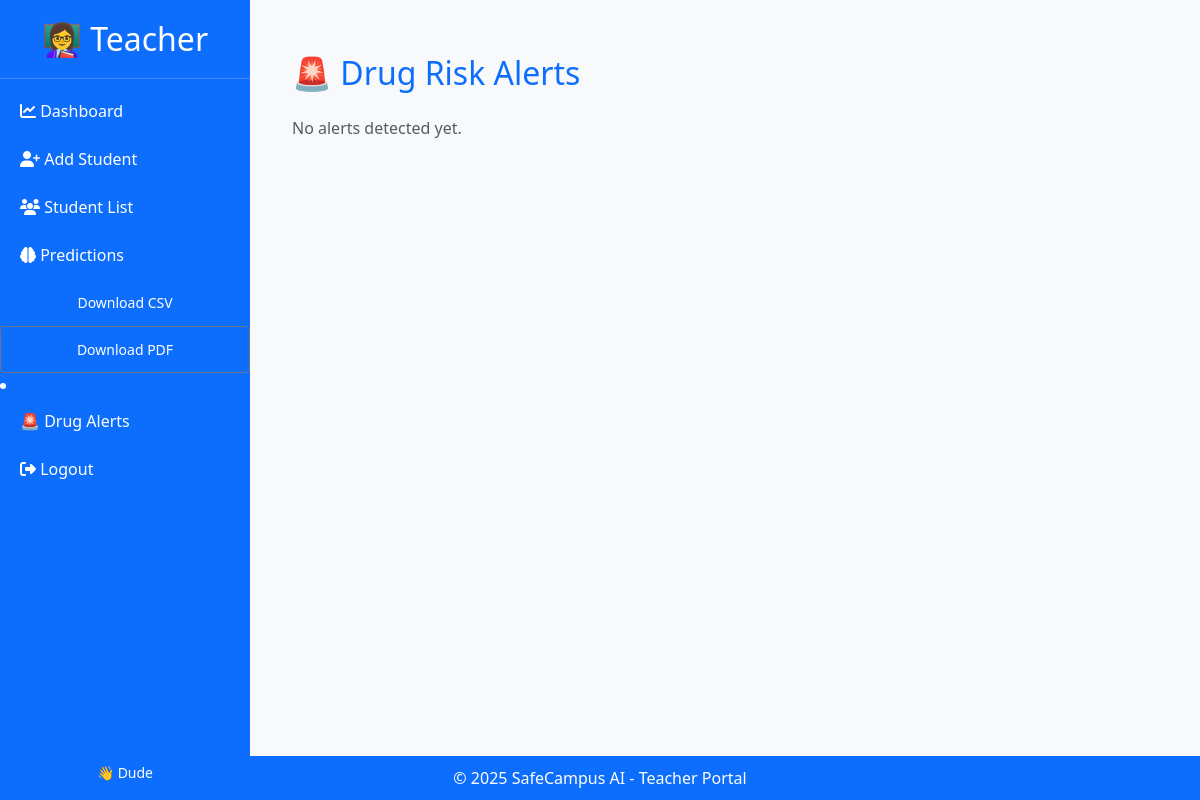
The page /teachers/drug-alerts/ (signed in) on the database as committed earlier.
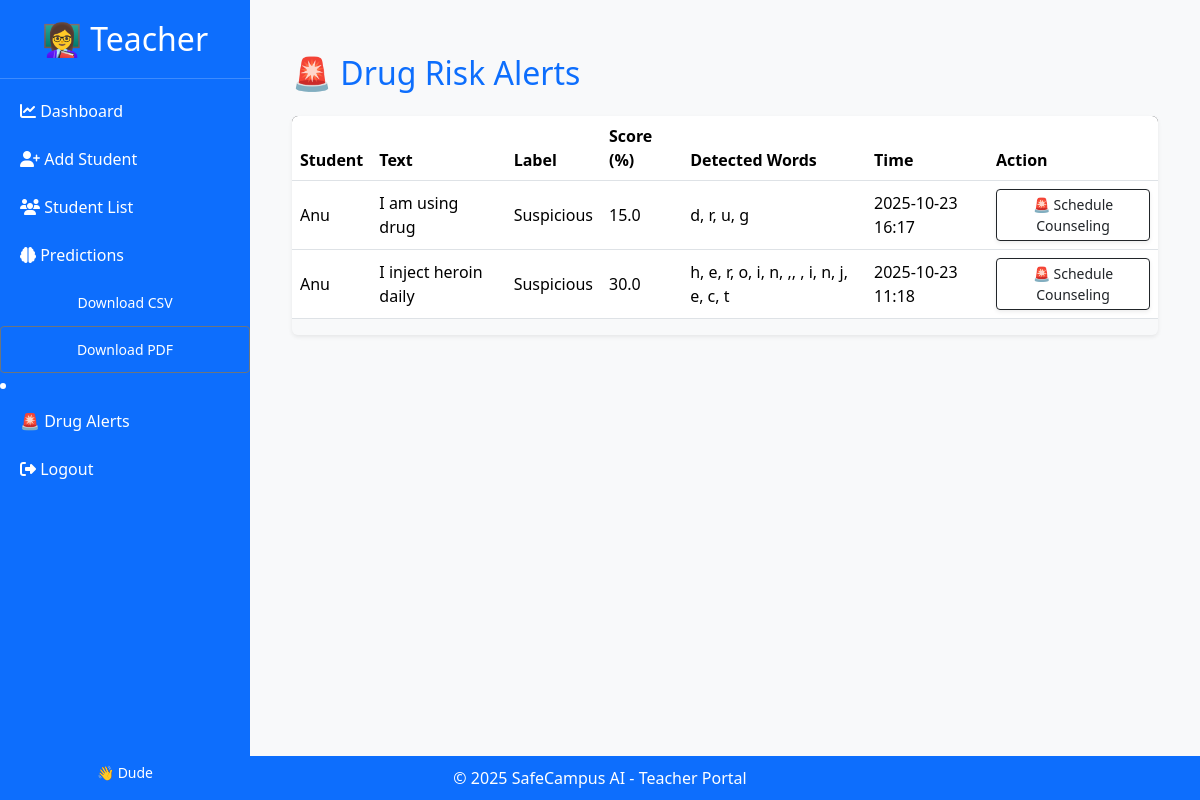
The same page on the database as committed later.
### students/models.py (models this page shows, shortened)
class DrugAlert(models.Model):
    student = models.ForeignKey("Student", on_delete=models.CASCADE, related_name="drug_alerts")
    text = models.TextField()
    label = models.CharField(max_length=50)
    score = models.FloatField()
    detected_words = models.JSONField()
    timestamp = models.DateTimeField(default=timezone.now)
    reviewed = models.BooleanField(default=False)

class Student(models.Model):
    user = models.OneToOneField(User, on_delete=models.CASCADE, null=True, blank=True,related_name="student")
    student_id = models.CharField(max_length=64, unique=True)
    name = models.CharField(max_length=200, blank=True, null=True)
    email = models.EmailField(blank=True, null=True)

### teachers/views.py (the view)
# urls.py: path("drug-alerts/", views.drug_alerts, name="drug_alerts"),
@login_required
def drug_alerts(request):
    alerts = DrugAlert.objects.select_related("student").order_by("-timestamp")
    return render(request, "teachers/drug_alerts.html", {"alerts": alerts})

### students/context_processors.py (called while the page is built)
def unread_notifications(request):
    if request.user.is_authenticated and hasattr(request.user, 'student'):
        return {
            'unread_count': request.user.student.notifications.filter(read=False).count()
        }
    return {'unread_count': 0}

### teachers/templates/teachers/drug_alerts.html (shortened to what this page needs)
{% extends 'teachers/base.html' %}
{% block content %}
<div class="container mt-4">
  <h2 class="text-primary mb-4">🚨 Drug Risk Alerts</h2>
  {% if alerts %}
  <div class="table-responsive shadow-sm rounded">
    <table class="table table-hover align-middle">
      <thead class="bg-dark text-white">
        <tr>
          <th>Student</th>
          <th>Text</th>
          <th>Label</th>
          <th>Score (%)</th>
          <th>Detected Words</th>
          <th>Time</th>
          <th>Action</th>
        </tr>
      </thead>
      <tbody>
        {% for a in alerts %}
        <tr class="{% if a.label == 'Drug-related' %}bg-danger text-white{% elif a.label == 'Suspicious' %}bg-warning{% endif %}">
          <td>{{ a.student.name }}</td>
          <td>{{ a.text }}</td>
          <td>{{ a.label }}</td>
          <td>{{ a.score }}</td>
          <td>{{ a.detected_words|join:", " }}</td>
          <td>{{ a.timestamp|date:"Y-m-d H:i" }}</td>
          <td>
            {% if a.student %}
            <a href="{% url 'schedule_counseling' a.student.id %}"
               class="btn btn-sm btn-outline-dark shadow-sm">
               🚨 Schedule Counseling
            </a>
            {% else %}
            <span class="text-muted">No student</span>
            {% endif %}
          </td>
        </tr>
        {% endfor %}
      </tbody>
    </table>
  </div>
  {% else %}
  <p class="text-muted">No alerts detected yet.</p>
  {% endif %}
</div>
{% endblock %}

Rows that differ between the two databases and show on the page:
added DrugAlert: student.name "Anu", text "I am using drug", label "Suspicious", score "15.0", detected_words "d, r, u, g", timestamp "2025-10-23 16:17", shows "🚨 Schedule Counseling"
added DrugAlert: student.name "Anu", text "I inject heroin daily", label "Suspicious", score "30.0", detected_words "h, e, r, o, i, n, ,, , i, n, j, e, c, t", timestamp "2025-10-23 11:18", shows "🚨 Schedule Counseling"
Other text that changed with them:
text no longer shown: "No alerts detected yet."
text now shown: "Student Text Label Score (%) Detected Words Time Action"
